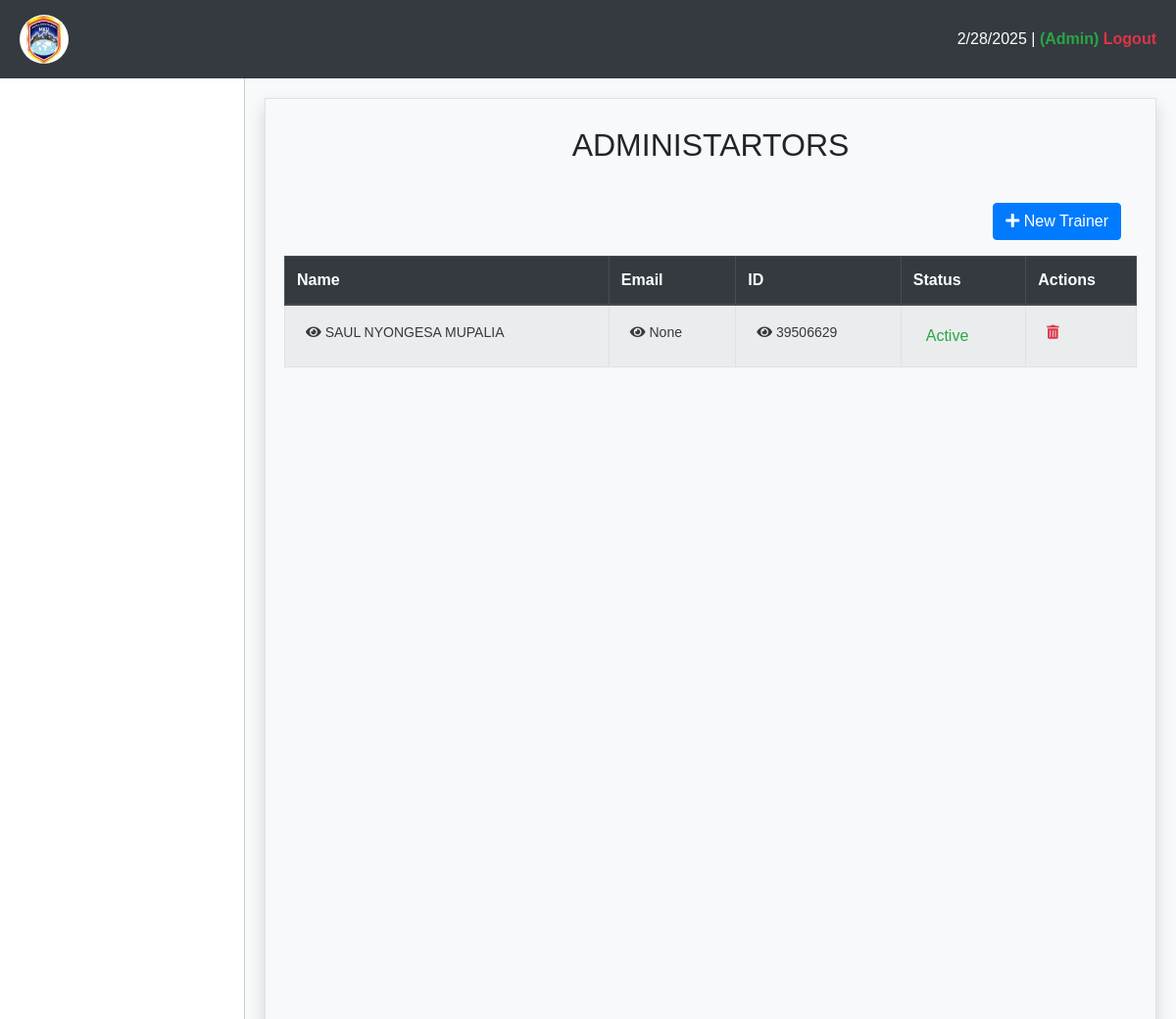
The app's page /base/trainers/ with its own data.
### reports/models.py (models this page shows, shortened)
class Trainer(models.Model):
    name = models.CharField(max_length=50, null=True)
    id_number = models.CharField(max_length=50, unique=True, null=True)
    email = models.EmailField(max_length=50, null=True, unique=True)
    photo = models.ImageField(upload_to="photos/", blank=True, null=True)
    face_encoding = models.TextField(null=True)
    is_active = models.BooleanField(default=True, null=True)
    updated = models.DateTimeField(auto_now=True, null=True)
    created = models.DateTimeField(auto_now_add=True, null=True)

### base/views.py (the view)
# urls.py: path('trainers/', views.trainers_all, name='trainers-url'),
def trainers_all(request):
    trainers = Trainer.objects.all()
    return render(request, "trainer/trainers.html", {"trainers": trainers})

### reports/context_processors.py (called while the page is built, shortened)
def remaining_days(request):
    if request.user.is_authenticated:
        try:
            series = Series.objects.get(is_active=True)
            today = datetime.today().date()
            end_date = series.end_date
            remaining = abs((end_date - today).days)
            return {"remaining": remaining}
        except Series.DoesNotExist:
            return {"remaining": 0}
    else:
        return {"remaining": 0}

def unit_count(request):
    if request.user.is_authenticated:
        return {"unit_count": Unit.objects.count()}
    else:
        return {"unit_count": 0}

def student_count(request):
    if request.user.is_authenticated:
        return {"student_count": StudentExam.objects.count()}
    else:
        return {"student_count": 0}

def course_count(request):
    if request.user.is_authenticated:
        return {"course_count": Course.objects.count()}
    else:
        return {"course_count": 0}

    def process_request(self, request):
        try:
            series = Series.objects.get(is_active=True)
            today = datetime.today().date()
            end_date = series.end_date
            if today > end_date:
                series.is_active = False
                series.save()
        except Series.DoesNotExist:
            series = Series.objects.filter(is_active=False)
            today = datetime.today().date()
            for series in series:
                end_date = series.end_date
                if today < end_date or today == end_date:
                    series.is_active = True
                    series.save()
        return None

    def process_request(self, request):
        return None

    def __call__(self, request):
        user_agent = request.META.get('HTTP_USER_AGENT', '')
        if any(mobile in user_agent for mobile in self.MOBILE_USER_AGENTS):
            return HttpResponseForbidden("Access restricted to desktop users only.")
        return self.get_response(request)

    def process_request(self, request):
        otps = OTP.objects.filter(is_used=False)
        for otp in otps:
            expire_time = otp.expire_time
            if expire_time <= timezone.now():
                otp.is_used = True
                otp.save()
                otp.delete()
        return None

### templates/trainer/trainers.html (shortened to what this page needs)
{% extends "base/main.html" %}
{% block content %}
<div class="container">
    <h2 class="text-center my-4">ADMINISTARTORS</h2>
    <div class="mb-4">
        <a href="{% url 'trainer-signup-url' %}" class="btn btn-primary float-right m-3">
            <i class="fas fa-plus"></i> New Trainer
        </a>
    </div>
    <table class="table table-striped table-bordered table-hover unit-list">
        <thead class="thead-dark">
            <tr>
                <th>Name</th>
                <th>Email</th>
                <th>ID</th>
                <th>Status</th>
                <th>Actions</th>
            </tr>
        </thead>
        <tbody id="unitTableBody">
            {% for trainer in trainers %}
            <tr>
                <td>
                    <button id="delete{{trainer.id}}" href="{% url 'trainer-url' trainer.id %}"
                        class="btn text-dark btn-link btn-sm detail-btn">
                        <i class="fas fa-eye"></i>
                        {{ trainer.name }}
                    </button>
                </td>
                <td>
                    <button id="delete{{trainer.id}}" href="{% url 'trainer-url' trainer.id %}"
                        class="btn text-dark btn-link btn-sm detail-btn">
                        <i class="fas fa-eye"></i>
                        {{ trainer.email }}
                    </button>
                </td>
                <td>
                    <button id="delete{{trainer.id}}" href="{% url 'trainer-url' trainer.id %}"
                        class="btn text-dark btn-link btn-sm detail-btn">
                        <i class="fas fa-eye"></i>
                        {{ trainer.id_number }}
                    </button>
                </td>
                <td>
                    {% if trainer.is_active %}
                    <button href="{% url 'trainer-status-url' trainer.id %}"
                        class="btn text-success btn-link status-btn">
                        Active
                    </button>
                    {% else %}
                    <button href="{% url 'trainer-status-url' trainer.id %}"
                        class="btn text-danger btn-link  status-btn">
                        Inactive
                    </button>
                    {% endif %}
                </td>
                <td>
                    <button id="delete{{trainer.id}}" href="{% url 'trainer-delete-url' trainer.id %}"
                        class="btn text-danger btn-sm delete-btn">
                        <i class="fas fa-trash-alt"></i>
                    </button>
                </td>
            </tr>
            {% endfor %}
        </tbody>
    </table>
</div>
{% endblock %}

### static/base/css/main.css (style rules this page uses)
.table td { white-space: nowrap; overflow: hidden; text-overflow: ellipsis; }

### templates/base/main.html (style rules this page uses)
body, html { height: 100%; margin: 0; font-family: 'Arial', sans-serif; }

### records on screen
Trainer: name "SAUL NYONGESA MUPALIA", email "None", id_number "39506629", is_active "Active"
